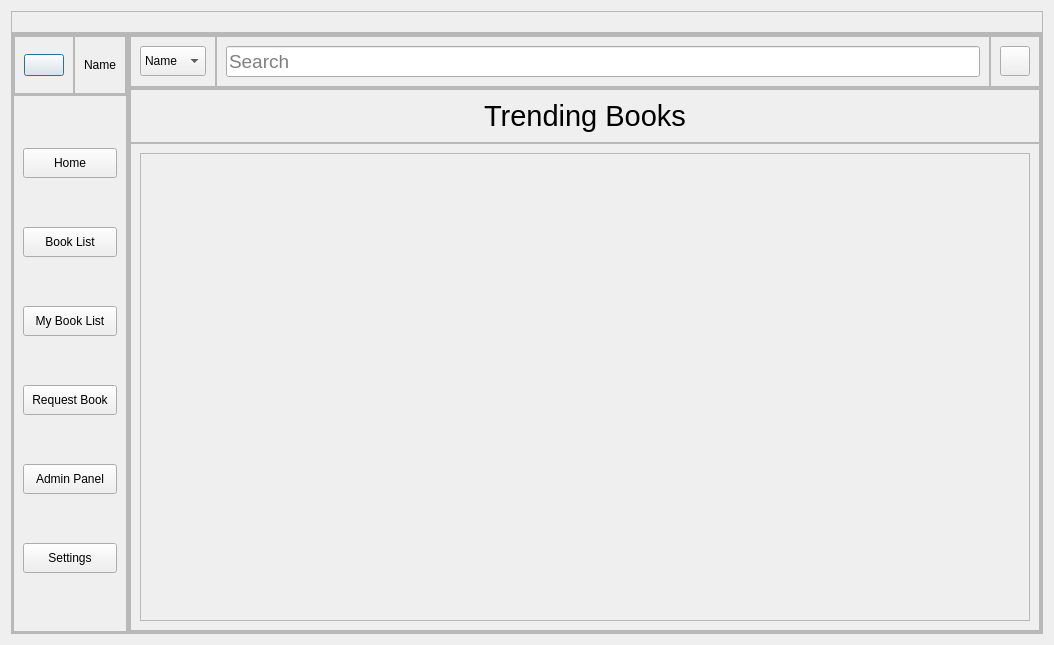
<?xml version="1.0" encoding="UTF-8"?>
<ui version="4.0">
 <class>studentHomePage</class>
 <widget class="QDialog" name="studentHomePage">
  <property name="geometry">
   <rect>
    <x>0</x>
    <y>0</y>
    <width>1054</width>
    <height>645</height>
   </rect>
  </property>
  <property name="windowTitle">
   <string>Dialog</string>
  </property>
  <layout class="QHBoxLayout" name="horizontalLayout_6">
   <item>
    <layout class="QVBoxLayout" name="Layout_menu">
     <property name="spacing">
      <number>0</number>
     </property>
     <item>
      <widget class="QFrame" name="frame_logo">
       <property name="maximumSize">
        <size>
         <width>16777215</width>
         <height>100</height>
        </size>
       </property>
       <property name="frameShape">
        <enum>QFrame::StyledPanel</enum>
       </property>
       <property name="frameShadow">
        <enum>QFrame::Raised</enum>
       </property>
       <layout class="QHBoxLayout" name="horizontalLayout_2">
        <property name="spacing">
         <number>0</number>
        </property>
        <property name="leftMargin">
         <number>0</number>
        </property>
        <property name="topMargin">
         <number>0</number>
        </property>
        <property name="rightMargin">
         <number>0</number>
        </property>
        <property name="bottomMargin">
         <number>0</number>
        </property>
        <item>
         <spacer name="horizontalSpacer">
          <property name="orientation">
           <enum>Qt::Horizontal</enum>
          </property>
          <property name="sizeType">
           <enum>QSizePolicy::Fixed</enum>
          </property>
          <property name="sizeHint" stdset="0">
           <size>
            <width>350</width>
            <height>20</height>
           </size>
          </property>
         </spacer>
        </item>
        <item>
         <widget class="QLabel" name="Logo">
          <property name="text">
           <string/>
          </property>
          <property name="pixmap">
           <pixmap>:/Icon/Icon/Logo no BG.png</pixmap>
          </property>
         </widget>
        </item>
       </layout>
      </widget>
     </item>
     <item>
      <widget class="QFrame" name="frame_body">
       <property name="frameShape">
        <enum>QFrame::StyledPanel</enum>
       </property>
       <property name="frameShadow">
        <enum>QFrame::Raised</enum>
       </property>
       <layout class="QHBoxLayout" name="horizontalLayout">
        <property name="spacing">
         <number>0</number>
        </property>
        <property name="leftMargin">
         <number>0</number>
        </property>
        <property name="topMargin">
         <number>0</number>
        </property>
        <property name="rightMargin">
         <number>0</number>
        </property>
        <property name="bottomMargin">
         <number>0</number>
        </property>
        <item>
         <widget class="QFrame" name="frame_control">
          <property name="maximumSize">
           <size>
            <width>120</width>
            <height>16777215</height>
           </size>
          </property>
          <property name="frameShape">
           <enum>QFrame::StyledPanel</enum>
          </property>
          <property name="frameShadow">
           <enum>QFrame::Raised</enum>
          </property>
          <layout class="QVBoxLayout" name="verticalLayout_2">
           <property name="spacing">
            <number>0</number>
           </property>
           <property name="leftMargin">
            <number>0</number>
           </property>
           <property name="topMargin">
            <number>0</number>
           </property>
           <property name="rightMargin">
            <number>0</number>
           </property>
           <property name="bottomMargin">
            <number>0</number>
           </property>
           <item>
            <widget class="QFrame" name="frame_userinfo">
             <property name="maximumSize">
              <size>
               <width>16777215</width>
               <height>60</height>
              </size>
             </property>
             <property name="frameShape">
              <enum>QFrame::StyledPanel</enum>
             </property>
             <property name="frameShadow">
              <enum>QFrame::Raised</enum>
             </property>
             <layout class="QHBoxLayout" name="horizontalLayout_3">
              <property name="spacing">
               <number>0</number>
              </property>
              <property name="leftMargin">
               <number>0</number>
              </property>
              <property name="topMargin">
               <number>0</number>
              </property>
              <property name="rightMargin">
               <number>0</number>
              </property>
              <property name="bottomMargin">
               <number>0</number>
              </property>
              <item>
               <widget class="QFrame" name="frame_userprofile">
                <property name="frameShape">
                 <enum>QFrame::StyledPanel</enum>
                </property>
                <property name="frameShadow">
                 <enum>QFrame::Raised</enum>
                </property>
                <layout class="QGridLayout" name="gridLayout_2">
                 <item row="0" column="0">
                  <widget class="QPushButton" name="pushButton_user">
                   <property name="text">
                    <string/>
                   </property>
                   <property name="icon">
                    <iconset resource="Resource.qrc">
                     <normaloff>:/rec/drive-download-20221026T014232Z-001/PP.png</normaloff>:/rec/drive-download-20221026T014232Z-001/PP.png</iconset>
                   </property>
                   <property name="iconSize">
                    <size>
                     <width>40</width>
                     <height>40</height>
                    </size>
                   </property>
                  </widget>
                 </item>
                </layout>
               </widget>
              </item>
              <item>
               <widget class="QFrame" name="frame_username">
                <property name="frameShape">
                 <enum>QFrame::StyledPanel</enum>
                </property>
                <property name="frameShadow">
                 <enum>QFrame::Raised</enum>
                </property>
                <layout class="QGridLayout" name="gridLayout">
                 <item row="0" column="0">
                  <widget class="QLabel" name="label_name">
                   <property name="text">
                    <string>Name</string>
                   </property>
                  </widget>
                 </item>
                </layout>
               </widget>
              </item>
             </layout>
            </widget>
           </item>
           <item>
            <widget class="QFrame" name="frame_menubuttons">
             <property name="frameShape">
              <enum>QFrame::StyledPanel</enum>
             </property>
             <property name="frameShadow">
              <enum>QFrame::Raised</enum>
             </property>
             <layout class="QVBoxLayout" name="verticalLayout_3">
              <item>
               <widget class="QPushButton" name="pushButton_home">
                <property name="minimumSize">
                 <size>
                  <width>0</width>
                  <height>30</height>
                 </size>
                </property>
                <property name="text">
                 <string>Home</string>
                </property>
                <property name="icon">
                 <iconset resource="Resource.qrc">
                  <normaloff>:/rec/drive-download-20221026T014232Z-001/001-home.png</normaloff>:/rec/drive-download-20221026T014232Z-001/001-home.png</iconset>
                </property>
               </widget>
              </item>
              <item>
               <widget class="QPushButton" name="pushButton_books">
                <property name="minimumSize">
                 <size>
                  <width>0</width>
                  <height>30</height>
                 </size>
                </property>
                <property name="text">
                 <string>Book List</string>
                </property>
                <property name="icon">
                 <iconset resource="Resource.qrc">
                  <normaloff>:/rec/drive-download-20221026T014232Z-001/book.png</normaloff>:/rec/drive-download-20221026T014232Z-001/book.png</iconset>
                </property>
               </widget>
              </item>
              <item>
               <widget class="QPushButton" name="pushButton_circulation">
                <property name="minimumSize">
                 <size>
                  <width>0</width>
                  <height>30</height>
                 </size>
                </property>
                <property name="text">
                 <string>My Book List</string>
                </property>
                <property name="icon">
                 <iconset resource="Resource.qrc">
                  <normaloff>:/rec/drive-download-20221026T014232Z-001/003-bookmark.png</normaloff>:/rec/drive-download-20221026T014232Z-001/003-bookmark.png</iconset>
                </property>
               </widget>
              </item>
              <item>
               <widget class="QPushButton" name="pushButton_notifydelay">
                <property name="minimumSize">
                 <size>
                  <width>0</width>
                  <height>30</height>
                 </size>
                </property>
                <property name="text">
                 <string>Request Book</string>
                </property>
                <property name="icon">
                 <iconset resource="Resource.qrc">
                  <normaloff>:/rec/drive-download-20221026T014232Z-001/020-cloud.png</normaloff>:/rec/drive-download-20221026T014232Z-001/020-cloud.png</iconset>
                </property>
               </widget>
              </item>
              <item>
               <widget class="QPushButton" name="pushButton_adminpanel">
                <property name="minimumSize">
                 <size>
                  <width>0</width>
                  <height>30</height>
                 </size>
                </property>
                <property name="text">
                 <string>Admin Panel</string>
                </property>
                <property name="icon">
                 <iconset resource="Resource.qrc">
                  <normaloff>:/rec/drive-download-20221026T014232Z-001/025-lock.png</normaloff>:/rec/drive-download-20221026T014232Z-001/025-lock.png</iconset>
                </property>
               </widget>
              </item>
              <item>
               <widget class="QPushButton" name="pushButton_settings">
                <property name="minimumSize">
                 <size>
                  <width>0</width>
                  <height>30</height>
                 </size>
                </property>
                <property name="text">
                 <string>Settings</string>
                </property>
                <property name="icon">
                 <iconset resource="Resource.qrc">
                  <normaloff>:/rec/drive-download-20221026T014232Z-001/setting.png</normaloff>:/rec/drive-download-20221026T014232Z-001/setting.png</iconset>
                </property>
               </widget>
              </item>
             </layout>
            </widget>
           </item>
          </layout>
         </widget>
        </item>
        <item>
         <widget class="QFrame" name="frame_menubody">
          <property name="frameShape">
           <enum>QFrame::StyledPanel</enum>
          </property>
          <property name="frameShadow">
           <enum>QFrame::Raised</enum>
          </property>
          <layout class="QVBoxLayout" name="verticalLayout_4">
           <property name="spacing">
            <number>0</number>
           </property>
           <property name="leftMargin">
            <number>0</number>
           </property>
           <property name="topMargin">
            <number>0</number>
           </property>
           <property name="rightMargin">
            <number>0</number>
           </property>
           <property name="bottomMargin">
            <number>0</number>
           </property>
           <item>
            <widget class="QFrame" name="frame_search">
             <property name="maximumSize">
              <size>
               <width>16777215</width>
               <height>100</height>
              </size>
             </property>
             <property name="frameShape">
              <enum>QFrame::StyledPanel</enum>
             </property>
             <property name="frameShadow">
              <enum>QFrame::Raised</enum>
             </property>
             <layout class="QHBoxLayout" name="horizontalLayout_4">
              <property name="spacing">
               <number>0</number>
              </property>
              <property name="leftMargin">
               <number>0</number>
              </property>
              <property name="topMargin">
               <number>0</number>
              </property>
              <property name="rightMargin">
               <number>0</number>
              </property>
              <property name="bottomMargin">
               <number>0</number>
              </property>
              <item>
               <widget class="QFrame" name="frame_searchtype">
                <property name="maximumSize">
                 <size>
                  <width>200</width>
                  <height>16777215</height>
                 </size>
                </property>
                <property name="frameShape">
                 <enum>QFrame::StyledPanel</enum>
                </property>
                <property name="frameShadow">
                 <enum>QFrame::Raised</enum>
                </property>
                <layout class="QHBoxLayout" name="horizontalLayout_5">
                 <item>
                  <widget class="QComboBox" name="comboBox_searchopption">
                   <property name="maximumSize">
                    <size>
                     <width>16777215</width>
                     <height>30</height>
                    </size>
                   </property>
                   <item>
                    <property name="text">
                     <string>Name</string>
                    </property>
                   </item>
                   <item>
                    <property name="text">
                     <string>Author</string>
                    </property>
                   </item>
                   <item>
                    <property name="text">
                     <string>Code</string>
                    </property>
                   </item>
                  </widget>
                 </item>
                </layout>
               </widget>
              </item>
              <item>
               <widget class="QFrame" name="frame_searchbox">
                <property name="frameShape">
                 <enum>QFrame::StyledPanel</enum>
                </property>
                <property name="frameShadow">
                 <enum>QFrame::Raised</enum>
                </property>
                <layout class="QGridLayout" name="gridLayout_4">
                 <item row="0" column="0">
                  <widget class="QLineEdit" name="lineEdit_search">
                   <property name="maximumSize">
                    <size>
                     <width>16777215</width>
                     <height>40</height>
                    </size>
                   </property>
                   <property name="font">
                    <font>
                     <pointsize>14</pointsize>
                    </font>
                   </property>
                   <property name="placeholderText">
                    <string>Search</string>
                   </property>
                  </widget>
                 </item>
                </layout>
               </widget>
              </item>
              <item>
               <widget class="QFrame" name="frame_searchbutton">
                <property name="maximumSize">
                 <size>
                  <width>60</width>
                  <height>16777215</height>
                 </size>
                </property>
                <property name="frameShape">
                 <enum>QFrame::StyledPanel</enum>
                </property>
                <property name="frameShadow">
                 <enum>QFrame::Raised</enum>
                </property>
                <layout class="QGridLayout" name="gridLayout_5">
                 <item row="0" column="0">
                  <widget class="QPushButton" name="pushButton_search">
                   <property name="maximumSize">
                    <size>
                     <width>30</width>
                     <height>30</height>
                    </size>
                   </property>
                   <property name="text">
                    <string/>
                   </property>
                   <property name="icon">
                    <iconset resource="Resource.qrc">
                     <normaloff>:/rec/drive-download-20221026T014232Z-001/search.png</normaloff>:/rec/drive-download-20221026T014232Z-001/search.png</iconset>
                   </property>
                  </widget>
                 </item>
                </layout>
               </widget>
              </item>
             </layout>
            </widget>
           </item>
           <item>
            <widget class="QFrame" name="frame_interact">
             <property name="frameShape">
              <enum>QFrame::StyledPanel</enum>
             </property>
             <property name="frameShadow">
              <enum>QFrame::Raised</enum>
             </property>
             <layout class="QGridLayout" name="gridLayout_3">
              <property name="leftMargin">
               <number>0</number>
              </property>
              <property name="topMargin">
               <number>0</number>
              </property>
              <property name="rightMargin">
               <number>0</number>
              </property>
              <property name="bottomMargin">
               <number>0</number>
              </property>
              <property name="spacing">
               <number>0</number>
              </property>
              <item row="0" column="0">
               <widget class="QFrame" name="frame_display_head">
                <property name="frameShape">
                 <enum>QFrame::StyledPanel</enum>
                </property>
                <property name="frameShadow">
                 <enum>QFrame::Raised</enum>
                </property>
                <layout class="QVBoxLayout" name="verticalLayout_5">
                 <item>
                  <widget class="QLabel" name="label_2">
                   <property name="text">
                    <string>&lt;html&gt;&lt;head/&gt;&lt;body&gt;&lt;p align=&quot;center&quot;&gt;&lt;span style=&quot; font-size:22pt;&quot;&gt;Trending Books&lt;/span&gt;&lt;/p&gt;&lt;/body&gt;&lt;/html&gt;</string>
                   </property>
                  </widget>
                 </item>
                </layout>
               </widget>
              </item>
              <item row="1" column="0">
               <widget class="QFrame" name="frame_display">
                <property name="frameShape">
                 <enum>QFrame::StyledPanel</enum>
                </property>
                <property name="frameShadow">
                 <enum>QFrame::Raised</enum>
                </property>
                <layout class="QVBoxLayout" name="verticalLayout_8">
                 <item>
                  <widget class="QScrollArea" name="scrollArea">
                   <property name="widgetResizable">
                    <bool>true</bool>
                   </property>
                   <widget class="QWidget" name="scrollcontent">
                    <property name="geometry">
                     <rect>
                      <x>0</x>
                      <y>0</y>
                      <width>912</width>
                      <height>500</height>
                     </rect>
                    </property>
                   </widget>
                  </widget>
                 </item>
                </layout>
               </widget>
              </item>
             </layout>
            </widget>
           </item>
          </layout>
         </widget>
        </item>
       </layout>
      </widget>
     </item>
    </layout>
   </item>
  </layout>
 </widget>
 <tabstops>
  <tabstop>pushButton_search</tabstop>
  <tabstop>pushButton_circulation</tabstop>
  <tabstop>pushButton_user</tabstop>
  <tabstop>pushButton_notifydelay</tabstop>
  <tabstop>pushButton_adminpanel</tabstop>
  <tabstop>pushButton_settings</tabstop>
  <tabstop>comboBox_searchopption</tabstop>
  <tabstop>lineEdit_search</tabstop>
  <tabstop>pushButton_home</tabstop>
  <tabstop>scrollArea</tabstop>
  <tabstop>pushButton_books</tabstop>
 </tabstops>
 <resources>
  <include location="Resource.qrc"/>
 </resources>
 <connections/>
</ui>
